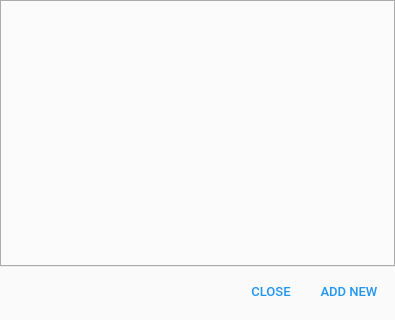
<?xml version="1.0" encoding="UTF-8"?>
<ui version="4.0">
 <class>TaskAddDialog</class>
 <widget class="QDialog" name="TaskAddDialog">
  <property name="geometry">
   <rect>
    <x>0</x>
    <y>0</y>
    <width>395</width>
    <height>320</height>
   </rect>
  </property>
  <property name="sizePolicy">
   <sizepolicy hsizetype="Preferred" vsizetype="Minimum">
    <horstretch>0</horstretch>
    <verstretch>0</verstretch>
   </sizepolicy>
  </property>
  <property name="palette">
   <palette>
    <active>
     <colorrole role="WindowText">
      <brush brushstyle="SolidPattern">
       <color alpha="255">
        <red>0</red>
        <green>0</green>
        <blue>0</blue>
       </color>
      </brush>
     </colorrole>
     <colorrole role="Button">
      <brush brushstyle="SolidPattern">
       <color alpha="255">
        <red>250</red>
        <green>250</green>
        <blue>250</blue>
       </color>
      </brush>
     </colorrole>
     <colorrole role="Light">
      <brush brushstyle="SolidPattern">
       <color alpha="255">
        <red>255</red>
        <green>255</green>
        <blue>255</blue>
       </color>
      </brush>
     </colorrole>
     <colorrole role="Midlight">
      <brush brushstyle="SolidPattern">
       <color alpha="255">
        <red>252</red>
        <green>252</green>
        <blue>252</blue>
       </color>
      </brush>
     </colorrole>
     <colorrole role="Dark">
      <brush brushstyle="SolidPattern">
       <color alpha="255">
        <red>250</red>
        <green>250</green>
        <blue>250</blue>
       </color>
      </brush>
     </colorrole>
     <colorrole role="Mid">
      <brush brushstyle="SolidPattern">
       <color alpha="255">
        <red>250</red>
        <green>250</green>
        <blue>250</blue>
       </color>
      </brush>
     </colorrole>
     <colorrole role="Text">
      <brush brushstyle="SolidPattern">
       <color alpha="255">
        <red>0</red>
        <green>0</green>
        <blue>0</blue>
       </color>
      </brush>
     </colorrole>
     <colorrole role="BrightText">
      <brush brushstyle="SolidPattern">
       <color alpha="255">
        <red>255</red>
        <green>255</green>
        <blue>255</blue>
       </color>
      </brush>
     </colorrole>
     <colorrole role="ButtonText">
      <brush brushstyle="SolidPattern">
       <color alpha="255">
        <red>0</red>
        <green>0</green>
        <blue>0</blue>
       </color>
      </brush>
     </colorrole>
     <colorrole role="Base">
      <brush brushstyle="SolidPattern">
       <color alpha="255">
        <red>255</red>
        <green>255</green>
        <blue>255</blue>
       </color>
      </brush>
     </colorrole>
     <colorrole role="Window">
      <brush brushstyle="SolidPattern">
       <color alpha="255">
        <red>250</red>
        <green>250</green>
        <blue>250</blue>
       </color>
      </brush>
     </colorrole>
     <colorrole role="Shadow">
      <brush brushstyle="SolidPattern">
       <color alpha="255">
        <red>0</red>
        <green>0</green>
        <blue>0</blue>
       </color>
      </brush>
     </colorrole>
     <colorrole role="AlternateBase">
      <brush brushstyle="SolidPattern">
       <color alpha="255">
        <red>252</red>
        <green>252</green>
        <blue>252</blue>
       </color>
      </brush>
     </colorrole>
     <colorrole role="ToolTipBase">
      <brush brushstyle="SolidPattern">
       <color alpha="255">
        <red>255</red>
        <green>255</green>
        <blue>220</blue>
       </color>
      </brush>
     </colorrole>
     <colorrole role="ToolTipText">
      <brush brushstyle="SolidPattern">
       <color alpha="255">
        <red>0</red>
        <green>0</green>
        <blue>0</blue>
       </color>
      </brush>
     </colorrole>
    </active>
    <inactive>
     <colorrole role="WindowText">
      <brush brushstyle="SolidPattern">
       <color alpha="255">
        <red>0</red>
        <green>0</green>
        <blue>0</blue>
       </color>
      </brush>
     </colorrole>
     <colorrole role="Button">
      <brush brushstyle="SolidPattern">
       <color alpha="255">
        <red>250</red>
        <green>250</green>
        <blue>250</blue>
       </color>
      </brush>
     </colorrole>
     <colorrole role="Light">
      <brush brushstyle="SolidPattern">
       <color alpha="255">
        <red>255</red>
        <green>255</green>
        <blue>255</blue>
       </color>
      </brush>
     </colorrole>
     <colorrole role="Midlight">
      <brush brushstyle="SolidPattern">
       <color alpha="255">
        <red>252</red>
        <green>252</green>
        <blue>252</blue>
       </color>
      </brush>
     </colorrole>
     <colorrole role="Dark">
      <brush brushstyle="SolidPattern">
       <color alpha="255">
        <red>250</red>
        <green>250</green>
        <blue>250</blue>
       </color>
      </brush>
     </colorrole>
     <colorrole role="Mid">
      <brush brushstyle="SolidPattern">
       <color alpha="255">
        <red>250</red>
        <green>250</green>
        <blue>250</blue>
       </color>
      </brush>
     </colorrole>
     <colorrole role="Text">
      <brush brushstyle="SolidPattern">
       <color alpha="255">
        <red>0</red>
        <green>0</green>
        <blue>0</blue>
       </color>
      </brush>
     </colorrole>
     <colorrole role="BrightText">
      <brush brushstyle="SolidPattern">
       <color alpha="255">
        <red>255</red>
        <green>255</green>
        <blue>255</blue>
       </color>
      </brush>
     </colorrole>
     <colorrole role="ButtonText">
      <brush brushstyle="SolidPattern">
       <color alpha="255">
        <red>0</red>
        <green>0</green>
        <blue>0</blue>
       </color>
      </brush>
     </colorrole>
     <colorrole role="Base">
      <brush brushstyle="SolidPattern">
       <color alpha="255">
        <red>255</red>
        <green>255</green>
        <blue>255</blue>
       </color>
      </brush>
     </colorrole>
     <colorrole role="Window">
      <brush brushstyle="SolidPattern">
       <color alpha="255">
        <red>250</red>
        <green>250</green>
        <blue>250</blue>
       </color>
      </brush>
     </colorrole>
     <colorrole role="Shadow">
      <brush brushstyle="SolidPattern">
       <color alpha="255">
        <red>0</red>
        <green>0</green>
        <blue>0</blue>
       </color>
      </brush>
     </colorrole>
     <colorrole role="AlternateBase">
      <brush brushstyle="SolidPattern">
       <color alpha="255">
        <red>252</red>
        <green>252</green>
        <blue>252</blue>
       </color>
      </brush>
     </colorrole>
     <colorrole role="ToolTipBase">
      <brush brushstyle="SolidPattern">
       <color alpha="255">
        <red>255</red>
        <green>255</green>
        <blue>220</blue>
       </color>
      </brush>
     </colorrole>
     <colorrole role="ToolTipText">
      <brush brushstyle="SolidPattern">
       <color alpha="255">
        <red>0</red>
        <green>0</green>
        <blue>0</blue>
       </color>
      </brush>
     </colorrole>
    </inactive>
    <disabled>
     <colorrole role="WindowText">
      <brush brushstyle="SolidPattern">
       <color alpha="255">
        <red>250</red>
        <green>250</green>
        <blue>250</blue>
       </color>
      </brush>
     </colorrole>
     <colorrole role="Button">
      <brush brushstyle="SolidPattern">
       <color alpha="255">
        <red>250</red>
        <green>250</green>
        <blue>250</blue>
       </color>
      </brush>
     </colorrole>
     <colorrole role="Light">
      <brush brushstyle="SolidPattern">
       <color alpha="255">
        <red>255</red>
        <green>255</green>
        <blue>255</blue>
       </color>
      </brush>
     </colorrole>
     <colorrole role="Midlight">
      <brush brushstyle="SolidPattern">
       <color alpha="255">
        <red>252</red>
        <green>252</green>
        <blue>252</blue>
       </color>
      </brush>
     </colorrole>
     <colorrole role="Dark">
      <brush brushstyle="SolidPattern">
       <color alpha="255">
        <red>250</red>
        <green>250</green>
        <blue>250</blue>
       </color>
      </brush>
     </colorrole>
     <colorrole role="Mid">
      <brush brushstyle="SolidPattern">
       <color alpha="255">
        <red>250</red>
        <green>250</green>
        <blue>250</blue>
       </color>
      </brush>
     </colorrole>
     <colorrole role="Text">
      <brush brushstyle="SolidPattern">
       <color alpha="255">
        <red>250</red>
        <green>250</green>
        <blue>250</blue>
       </color>
      </brush>
     </colorrole>
     <colorrole role="BrightText">
      <brush brushstyle="SolidPattern">
       <color alpha="255">
        <red>255</red>
        <green>255</green>
        <blue>255</blue>
       </color>
      </brush>
     </colorrole>
     <colorrole role="ButtonText">
      <brush brushstyle="SolidPattern">
       <color alpha="255">
        <red>250</red>
        <green>250</green>
        <blue>250</blue>
       </color>
      </brush>
     </colorrole>
     <colorrole role="Base">
      <brush brushstyle="SolidPattern">
       <color alpha="255">
        <red>250</red>
        <green>250</green>
        <blue>250</blue>
       </color>
      </brush>
     </colorrole>
     <colorrole role="Window">
      <brush brushstyle="SolidPattern">
       <color alpha="255">
        <red>250</red>
        <green>250</green>
        <blue>250</blue>
       </color>
      </brush>
     </colorrole>
     <colorrole role="Shadow">
      <brush brushstyle="SolidPattern">
       <color alpha="255">
        <red>0</red>
        <green>0</green>
        <blue>0</blue>
       </color>
      </brush>
     </colorrole>
     <colorrole role="AlternateBase">
      <brush brushstyle="SolidPattern">
       <color alpha="255">
        <red>250</red>
        <green>250</green>
        <blue>250</blue>
       </color>
      </brush>
     </colorrole>
     <colorrole role="ToolTipBase">
      <brush brushstyle="SolidPattern">
       <color alpha="255">
        <red>255</red>
        <green>255</green>
        <blue>220</blue>
       </color>
      </brush>
     </colorrole>
     <colorrole role="ToolTipText">
      <brush brushstyle="SolidPattern">
       <color alpha="255">
        <red>0</red>
        <green>0</green>
        <blue>0</blue>
       </color>
      </brush>
     </colorrole>
    </disabled>
   </palette>
  </property>
  <property name="windowTitle">
   <string>Task templates</string>
  </property>
  <property name="autoFillBackground">
   <bool>false</bool>
  </property>
  <property name="styleSheet">
   <string notr="true"/>
  </property>
  <layout class="QVBoxLayout" name="verticalLayout">
   <property name="leftMargin">
    <number>0</number>
   </property>
   <property name="topMargin">
    <number>0</number>
   </property>
   <property name="rightMargin">
    <number>0</number>
   </property>
   <item>
    <layout class="QVBoxLayout" name="taskSelectLayout">
     <property name="spacing">
      <number>0</number>
     </property>
     <item>
      <widget class="QTabWidget" name="tabWidget">
       <property name="styleSheet">
        <string notr="true">QTabWidget { border: 0px; }</string>
       </property>
       <property name="tabShape">
        <enum>QTabWidget::Rounded</enum>
       </property>
       <property name="usesScrollButtons">
        <bool>false</bool>
       </property>
      </widget>
     </item>
    </layout>
   </item>
   <item>
    <layout class="QHBoxLayout" name="btnLayout">
     <property name="spacing">
      <number>8</number>
     </property>
     <property name="leftMargin">
      <number>0</number>
     </property>
     <property name="rightMargin">
      <number>8</number>
     </property>
     <item>
      <spacer name="horizontalSpacer">
       <property name="orientation">
        <enum>Qt::Horizontal</enum>
       </property>
       <property name="sizeHint" stdset="0">
        <size>
         <width>40</width>
         <height>20</height>
        </size>
       </property>
      </spacer>
     </item>
     <item>
      <widget class="QPushButton" name="closeBtn">
       <property name="sizePolicy">
        <sizepolicy hsizetype="Maximum" vsizetype="Fixed">
         <horstretch>0</horstretch>
         <verstretch>0</verstretch>
        </sizepolicy>
       </property>
       <property name="minimumSize">
        <size>
         <width>64</width>
         <height>36</height>
        </size>
       </property>
       <property name="palette">
        <palette>
         <active>
          <colorrole role="WindowText">
           <brush brushstyle="SolidPattern">
            <color alpha="255">
             <red>33</red>
             <green>150</green>
             <blue>243</blue>
            </color>
           </brush>
          </colorrole>
          <colorrole role="Text">
           <brush brushstyle="SolidPattern">
            <color alpha="255">
             <red>33</red>
             <green>150</green>
             <blue>243</blue>
            </color>
           </brush>
          </colorrole>
          <colorrole role="ButtonText">
           <brush brushstyle="SolidPattern">
            <color alpha="255">
             <red>33</red>
             <green>150</green>
             <blue>243</blue>
            </color>
           </brush>
          </colorrole>
         </active>
         <inactive>
          <colorrole role="WindowText">
           <brush brushstyle="SolidPattern">
            <color alpha="255">
             <red>33</red>
             <green>150</green>
             <blue>243</blue>
            </color>
           </brush>
          </colorrole>
          <colorrole role="Text">
           <brush brushstyle="SolidPattern">
            <color alpha="255">
             <red>33</red>
             <green>150</green>
             <blue>243</blue>
            </color>
           </brush>
          </colorrole>
          <colorrole role="ButtonText">
           <brush brushstyle="SolidPattern">
            <color alpha="255">
             <red>33</red>
             <green>150</green>
             <blue>243</blue>
            </color>
           </brush>
          </colorrole>
         </inactive>
         <disabled>
          <colorrole role="WindowText">
           <brush brushstyle="SolidPattern">
            <color alpha="255">
             <red>33</red>
             <green>150</green>
             <blue>243</blue>
            </color>
           </brush>
          </colorrole>
          <colorrole role="Text">
           <brush brushstyle="SolidPattern">
            <color alpha="255">
             <red>33</red>
             <green>150</green>
             <blue>243</blue>
            </color>
           </brush>
          </colorrole>
          <colorrole role="ButtonText">
           <brush brushstyle="SolidPattern">
            <color alpha="255">
             <red>33</red>
             <green>150</green>
             <blue>243</blue>
            </color>
           </brush>
          </colorrole>
         </disabled>
        </palette>
       </property>
       <property name="font">
        <font>
         <family>Roboto Medium</family>
         <pointsize>10</pointsize>
         <weight>50</weight>
         <bold>false</bold>
        </font>
       </property>
       <property name="cursor">
        <cursorShape>PointingHandCursor</cursorShape>
       </property>
       <property name="styleSheet">
        <string notr="true">padding: 8px;
color: &quot;#2196f3&quot;;</string>
       </property>
       <property name="text">
        <string>CLOSE</string>
       </property>
       <property name="flat">
        <bool>true</bool>
       </property>
      </widget>
     </item>
     <item>
      <widget class="QPushButton" name="addTaskBtn">
       <property name="sizePolicy">
        <sizepolicy hsizetype="Minimum" vsizetype="Maximum">
         <horstretch>0</horstretch>
         <verstretch>0</verstretch>
        </sizepolicy>
       </property>
       <property name="minimumSize">
        <size>
         <width>64</width>
         <height>36</height>
        </size>
       </property>
       <property name="palette">
        <palette>
         <active>
          <colorrole role="WindowText">
           <brush brushstyle="SolidPattern">
            <color alpha="255">
             <red>33</red>
             <green>150</green>
             <blue>243</blue>
            </color>
           </brush>
          </colorrole>
          <colorrole role="Text">
           <brush brushstyle="SolidPattern">
            <color alpha="255">
             <red>33</red>
             <green>150</green>
             <blue>243</blue>
            </color>
           </brush>
          </colorrole>
          <colorrole role="ButtonText">
           <brush brushstyle="SolidPattern">
            <color alpha="255">
             <red>33</red>
             <green>150</green>
             <blue>243</blue>
            </color>
           </brush>
          </colorrole>
         </active>
         <inactive>
          <colorrole role="WindowText">
           <brush brushstyle="SolidPattern">
            <color alpha="255">
             <red>33</red>
             <green>150</green>
             <blue>243</blue>
            </color>
           </brush>
          </colorrole>
          <colorrole role="Text">
           <brush brushstyle="SolidPattern">
            <color alpha="255">
             <red>33</red>
             <green>150</green>
             <blue>243</blue>
            </color>
           </brush>
          </colorrole>
          <colorrole role="ButtonText">
           <brush brushstyle="SolidPattern">
            <color alpha="255">
             <red>33</red>
             <green>150</green>
             <blue>243</blue>
            </color>
           </brush>
          </colorrole>
         </inactive>
         <disabled>
          <colorrole role="WindowText">
           <brush brushstyle="SolidPattern">
            <color alpha="255">
             <red>33</red>
             <green>150</green>
             <blue>243</blue>
            </color>
           </brush>
          </colorrole>
          <colorrole role="Text">
           <brush brushstyle="SolidPattern">
            <color alpha="255">
             <red>33</red>
             <green>150</green>
             <blue>243</blue>
            </color>
           </brush>
          </colorrole>
          <colorrole role="ButtonText">
           <brush brushstyle="SolidPattern">
            <color alpha="255">
             <red>33</red>
             <green>150</green>
             <blue>243</blue>
            </color>
           </brush>
          </colorrole>
         </disabled>
        </palette>
       </property>
       <property name="font">
        <font>
         <family>Roboto Medium</family>
         <pointsize>10</pointsize>
         <weight>50</weight>
         <bold>false</bold>
        </font>
       </property>
       <property name="cursor">
        <cursorShape>PointingHandCursor</cursorShape>
       </property>
       <property name="styleSheet">
        <string notr="true">padding: 8px;
color: &quot;#2196f3&quot;;</string>
       </property>
       <property name="text">
        <string>ADD NEW</string>
       </property>
       <property name="flat">
        <bool>true</bool>
       </property>
      </widget>
     </item>
    </layout>
   </item>
  </layout>
 </widget>
 <resources/>
 <connections/>
</ui>
